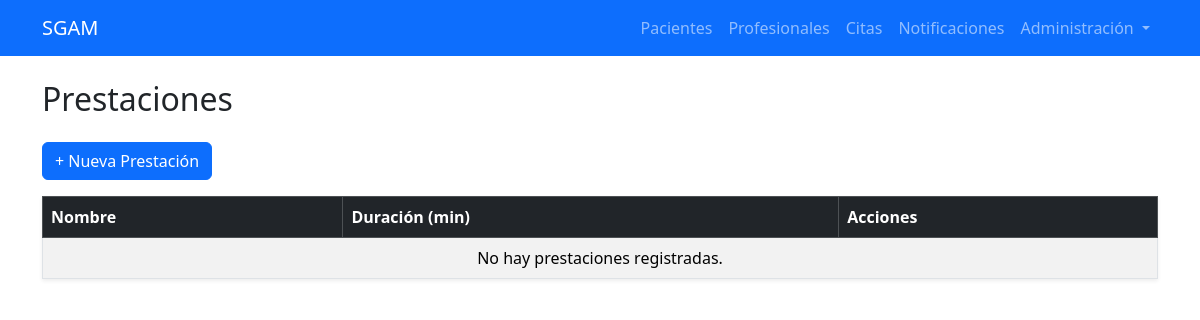
The app's page /citas/prestaciones/, older data.
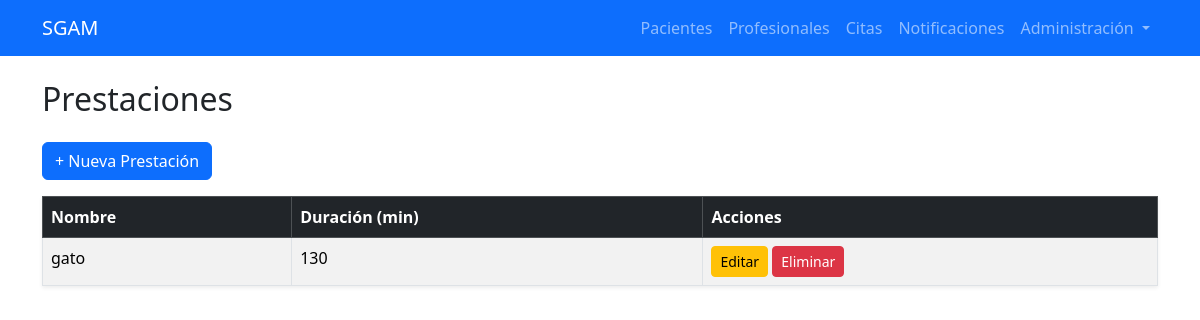
The same page, newer data.
### agenda/models.py (models this page shows, shortened)
class Prestacion(models.Model):
    nombre = models.CharField(max_length=100)
    descripcion = models.TextField()
    duracion_minutos = models.IntegerField()

### agenda/views.py (the view)
# urls.py: path('prestaciones/', views.listar_prestaciones, name='listar_prestaciones'),
def listar_prestaciones(request):
    prestaciones = Prestacion.objects.all()
    return render(request, "agenda/prestacion/listar_prestaciones.html", {
        "prestaciones": prestaciones
    })

### templates/agenda/prestacion/listar_prestaciones.html
{% extends "base.html" %}
{% block content %}
<h2 class="mb-4">Prestaciones</h2>
<a href="{% url 'crear_prestacion' %}" class="btn btn-primary mb-3">+ Nueva Prestación</a>
<table class="table table-bordered table-striped shadow-sm">
	<thead class="table-dark">
		<tr>
			<th>Nombre</th>
			<th>Duración (min)</th>
			<th>Acciones</th>
		</tr>
	</thead>
	<tbody>
		{% for p in prestaciones %}
		<tr>
			<td>{{ p.nombre }}</td>
			<td>{{ p.duracion_minutos }}</td>
			<td>
				<a href="{% url 'editar_prestacion' p.id %}" class="btn btn-warning btn-sm">Editar</a>
				<a onclick="return confirm('¿Eliminar prestación?');"
				   href="{% url 'eliminar_prestacion' p.id %}" class="btn btn-danger btn-sm">Eliminar</a>
			</td>
		</tr>
		{% empty %}
		<tr><td colspan="3" class="text-center">No hay prestaciones registradas.</td></tr>
		{% endfor %}
	</tbody>
</table>
{% endblock %}

Row changes from the older to the newer data that the page shows:
added Prestacion: nombre "gato", duracion_minutos "130"
Text that changed along with them:
text no longer shown: "No hay prestaciones registradas."
